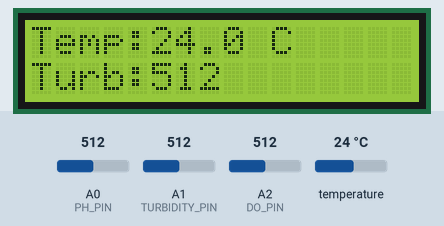
Simulated run of this sketch. Board: Arduino Uno, built with avr-gcc and run on an emulated ATmega328P. Parts: 16×2 character LCD. The test bench sets the inputs (shaded band); at power-on: A0 (PH_PIN) = 512, A2 (DO_PIN) = 512, temperature 24 °C, A1 (TURBIDITY_PIN) = 512. What the sketch prints to the serial monitor is not drawn.

Above: at 3.7 s.
3.8 s: A0 (PH_PIN) set to 716
At 8.2 s:
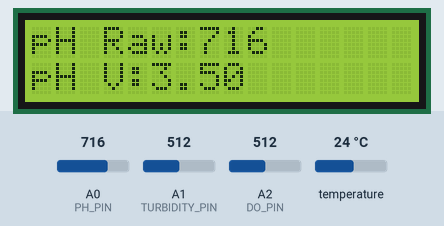
8.5 s: A2 (DO_PIN) set to 716
At 11.3 s:
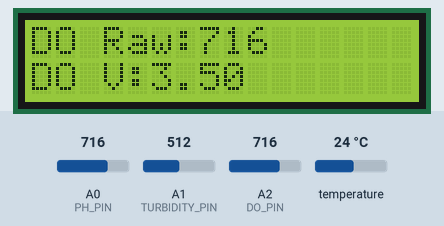
12.5 s: temperature set to 12 °C
At 15.2 s:
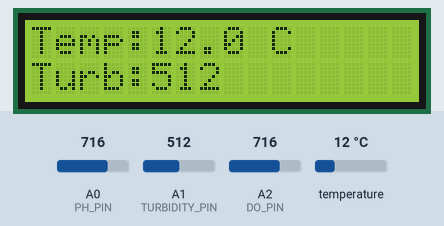
16.4 s: A0 (PH_PIN) set to 992
At 19.2 s:
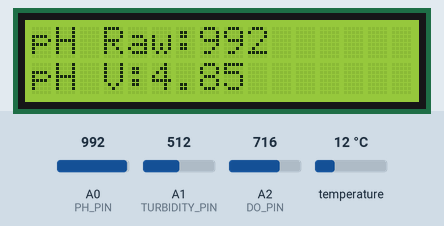
20.3 s: A2 (DO_PIN) set to 992
At 23.2 s:
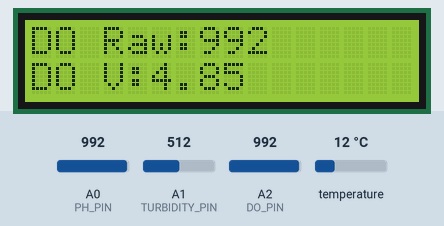
24.2 s: A1 (TURBIDITY_PIN) set to 716
At 27.1 s:
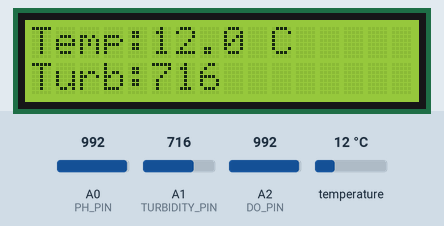
Timing chart, 0 to 28.6 s (numbered marks = the images above; inputs shaded):
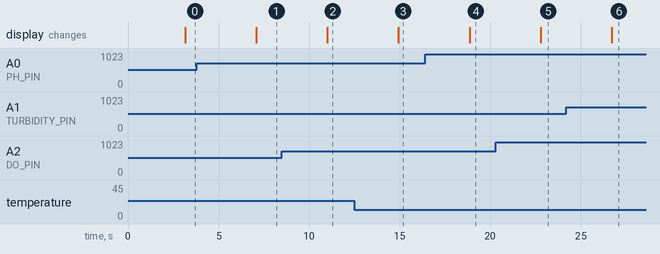

Measured:
- after the input at 3.8 s, the display: changes after 3.3 s (image 1)
- after the input at 8.5 s, the display: changes after 2.5 s (image 2)
- after the input at 12.5 s, the display: changes after 2.4 s (image 3)
- after the input at 16.4 s, the display: changes after 2.5 s (image 4)
- after the input at 20.3 s, the display: changes after 2.5 s (image 5)
- after the input at 24.2 s, the display: changes after 2.5 s (image 6)

The sketch:

sketch_oct1a.ino
```cpp
#include <Wire.h>
#include <LiquidCrystal_I2C.h>
#include <OneWire.h>
#include <DallasTemperature.h>
#include <SoftwareSerial.h>

// ===============================
// SENSOR PINS
// ===============================

// Corrected sensor assignments
#define TURBIDITY_PIN A1
#define PH_PIN        A0
#define DO_PIN        A2
#define TEMP_PIN      2

// ===============================
// UNO -> ESP32 UART
// ===============================

// D3 = RX (unused)
// D7 = TX -> voltage divider -> ESP32 GPIO16

#define ESP_RX_PIN 3
#define ESP_TX_PIN 7

SoftwareSerial espSerial(ESP_RX_PIN, ESP_TX_PIN);

// ===============================
// TEMPERATURE SENSOR
// ===============================

OneWire oneWire(TEMP_PIN);
DallasTemperature sensors(&oneWire);

// ===============================
// LCD
// ===============================

LiquidCrystal_I2C lcd(0x27, 16, 2);

unsigned long previousLCD = 0;
int lcdPage = 0;

void setup() {

  // PC Serial Monitor
  Serial.begin(9600);

  // ESP32 communication
  espSerial.begin(9600);

  // Initialize temperature sensor
  sensors.begin();

  // Initialize LCD
  lcd.init();
  lcd.backlight();

  lcd.clear();
  lcd.setCursor(0, 0);
  lcd.print("Water Quality");

  lcd.setCursor(0, 1);
  lcd.print("System Starting");

  delay(2000);

  Serial.println("==========================");
  Serial.println("UNO SENSOR SYSTEM STARTED");
  Serial.println("==========================");

  Serial.println("Turbidity: A1");
  Serial.println("pH: A0");
  Serial.println("DO: A2");
  Serial.println("Temperature: D2");
}

void loop() {

  // ===============================
  // TEMPERATURE
  // ===============================

  sensors.requestTemperatures();

  float tempC = sensors.getTempCByIndex(0);

  // ===============================
  // TURBIDITY
  // ===============================

  int turbidityRaw = analogRead(TURBIDITY_PIN);

  float turbidityVoltage =
    turbidityRaw * (5.0 / 1023.0);

  // ===============================
  // PH
  // ===============================

  int phRaw = analogRead(PH_PIN);

  float phVoltage =
    phRaw * (5.0 / 1023.0);

  // ===============================
  // DISSOLVED OXYGEN
  // ===============================

  int doRaw = analogRead(DO_PIN);

  float doVoltage =
    doRaw * (5.0 / 1023.0);

  // ===============================
  // UNO SERIAL MONITOR
  // ===============================

  Serial.println();
  Serial.println("------ SENSOR DATA ------");

  Serial.print("Temperature: ");
  Serial.print(tempC, 2);
  Serial.println(" C");

  Serial.print("Turbidity Raw: ");
  Serial.println(turbidityRaw);

  Serial.print("Turbidity Voltage: ");
  Serial.print(turbidityVoltage, 2);
  Serial.println(" V");

  Serial.print("pH Raw: ");
  Serial.println(phRaw);

  Serial.print("pH Voltage: ");
  Serial.print(phVoltage, 2);
  Serial.println(" V");

  Serial.print("DO Raw: ");
  Serial.println(doRaw);

  Serial.print("DO Voltage: ");
  Serial.print(doVoltage, 2);
  Serial.println(" V");

  // ===============================
  // SEND DATA TO ESP32
  // ===============================

  espSerial.print("TEMP:");
  espSerial.print(tempC, 2);

  espSerial.print(",TURB_RAW:");
  espSerial.print(turbidityRaw);

  espSerial.print(",TURB_V:");
  espSerial.print(turbidityVoltage, 2);

  espSerial.print(",PH_RAW:");
  espSerial.print(phRaw);

  espSerial.print(",PH_V:");
  espSerial.print(phVoltage, 2);

  espSerial.print(",DO_RAW:");
  espSerial.print(doRaw);

  espSerial.print(",DO_V:");
  espSerial.println(doVoltage, 2);

  // ===============================
  // LCD ROTATION
  // ===============================

  if (millis() - previousLCD >= 3000) {

    previousLCD = millis();

    lcd.clear();

    if (lcdPage == 0) {

      lcd.setCursor(0, 0);
      lcd.print("Temp:");
      lcd.print(tempC, 1);
      lcd.print(" C");

      lcd.setCursor(0, 1);
      lcd.print("Turb:");
      lcd.print(turbidityRaw);

    }

    else if (lcdPage == 1) {

      lcd.setCursor(0, 0);
      lcd.print("pH Raw:");
      lcd.print(phRaw);

      lcd.setCursor(0, 1);
      lcd.print("pH V:");
      lcd.print(phVoltage, 2);

    }

    else {

      lcd.setCursor(0, 0);
      lcd.print("DO Raw:");
      lcd.print(doRaw);

      lcd.setCursor(0, 1);
      lcd.print("DO V:");
      lcd.print(doVoltage, 2);

    }

    lcdPage++;

    if (lcdPage > 2) {
      lcdPage = 0;
    }
  }

  delay(1000);
}
```
